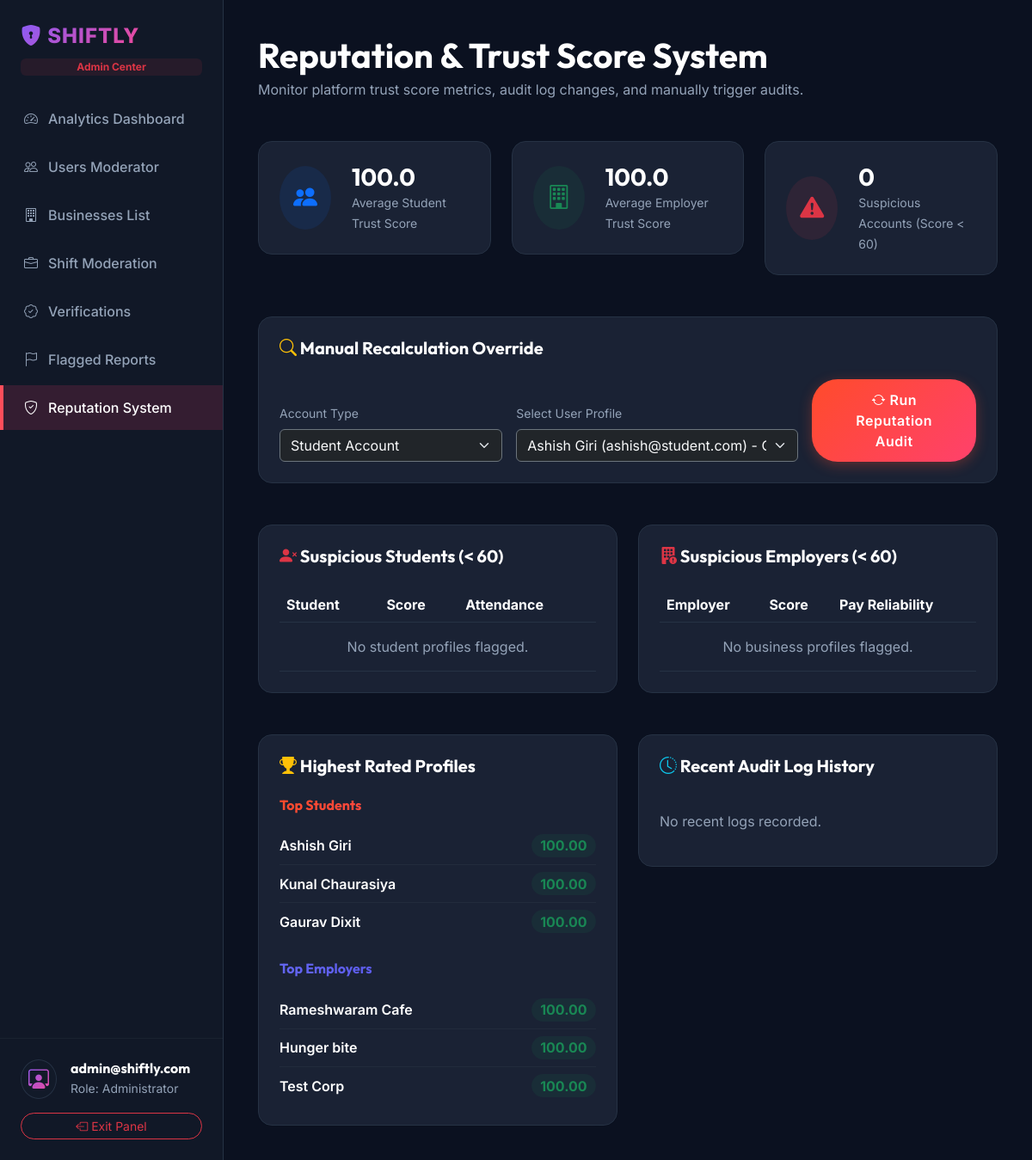
The app's page /api/v1/adminpanel/reputation/ (signed in), older data.
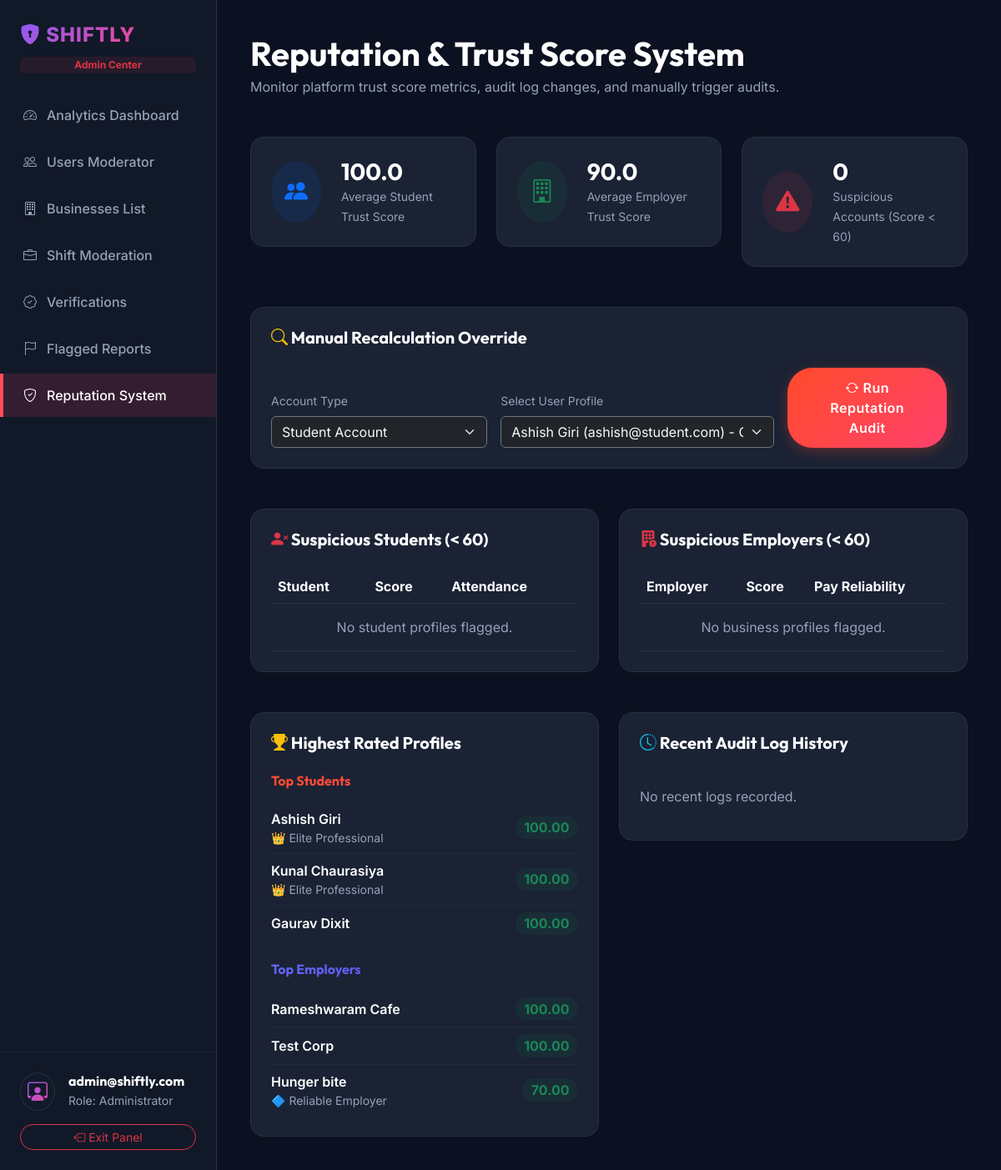
The same page, newer data.
### students/models.py (models this page shows, shortened)
class StudentProfile(models.Model):
    class Availability(models.TextChoices):
        AVAILABLE = 'available', 'Available'
        BUSY = 'busy', 'Busy'
        UNAVAILABLE = 'unavailable', 'Unavailable'
    user = models.OneToOneField(settings.AUTH_USER_MODEL, on_delete=models.CASCADE, related_name='student_profile')
    first_name = models.CharField(max_length=100)
    last_name = models.CharField(max_length=100)
    bio = models.TextField(blank=True, null=True)
    resume = models.FileField(
        upload_to='resumes/',
        blank=True,
        null=True,
        validators=[validate_file_size, validate_resume_extension]
    )
    resume_url = models.URLField(max_length=255, blank=True, null=True)
    portfolio_file = models.FileField(
        upload_to='portfolios/',
        blank=True,
        null=True,
        validators=[validate_file_size, validate_portfolio_extension]
    )
    profile_picture_url = models.URLField(max_length=255, blank=True, null=True)
    reputation_score = models.DecimalField(max_digits=5, decimal_places=2, default=100.00)
    hourly_rate_expectation = models.DecimalField(max_digits=10, decimal_places=2, default=0.00)
    availability_status = models.CharField(max_length=20, choices=Availability.choices, default=Availability.AVAILABLE)
    latitude = models.DecimalField(max_digits=10, decimal_places=8, null=True, blank=True)
    longitude = models.DecimalField(max_digits=11, decimal_places=8, null=True, blank=True)
    preferred_location = models.CharField(max_length=255, null=True, blank=True)
    last_location_update = models.DateTimeField(null=True, blank=True)
    created_at = models.DateTimeField(auto_now_add=True)
    updated_at = models.DateTimeField(auto_now=True)

### businesses/models.py (models this page shows, shortened)
class BusinessProfile(models.Model):
    class VerificationStatus(models.TextChoices):
        PENDING = 'pending', 'Pending'
        VERIFIED = 'verified', 'Verified'
        REJECTED = 'rejected', 'Rejected'
    user = models.OneToOneField(settings.AUTH_USER_MODEL, on_delete=models.CASCADE, related_name='business_profile')
    company_name = models.CharField(max_length=150)
    company_logo_url = models.URLField(max_length=255, blank=True, null=True)
    website_url = models.URLField(max_length=255, blank=True, null=True)
    description = models.TextField(blank=True, null=True)
    industry = models.CharField(max_length=100)
    business_registration_no = models.CharField(max_length=50, unique=True)
    tax_id = models.CharField(max_length=50, blank=True, null=True)
    verification_status = models.CharField(
        max_length=20,
        choices=VerificationStatus.choices,
        default=VerificationStatus.PENDING
    )
    reputation_score = models.DecimalField(max_digits=5, decimal_places=2, default=100.00)
    latitude = models.DecimalField(max_digits=10, decimal_places=8, null=True, blank=True)
    longitude = models.DecimalField(max_digits=11, decimal_places=8, null=True, blank=True)
    created_at = models.DateTimeField(auto_now_add=True)
    updated_at = models.DateTimeField(auto_now=True)

### ratings/models.py (models this page shows, shortened)
class StudentReputation(models.Model):
    student = models.OneToOneField(StudentProfile, on_delete=models.CASCADE, related_name='reputation')
    attendance_rate = models.DecimalField(max_digits=5, decimal_places=2, default=100.00)
    punctuality_rate = models.DecimalField(max_digits=5, decimal_places=2, default=100.00)
    completion_rate = models.DecimalField(max_digits=5, decimal_places=2, default=100.00)
    cancellation_rate = models.DecimalField(max_digits=5, decimal_places=2, default=0.00)
    professional_score = models.DecimalField(max_digits=5, decimal_places=2, default=100.00)
    average_rating = models.DecimalField(max_digits=3, decimal_places=2, default=5.00)
    experience_bonus = models.IntegerField(default=0)
    reputation_score = models.IntegerField(default=100)
    last_updated = models.DateTimeField(auto_now=True)
    @property
    def trust_badge(self):
        score = self.reputation_score
        if score >= 95:
            return "👑 Elite Professional"
        elif score >= 90:
            return "🏆 Gold Worker"
        elif score >= 80:
            return "⭐ Trusted Worker"
        elif score >= 70:
            return "🔷 Reliable Worker"
        elif score >= 60:
            return "🟡 Improving"
        else:
            return "🔴 Needs Improvement"

class BusinessReputation(models.Model):
    business = models.OneToOneField(BusinessProfile, on_delete=models.CASCADE, related_name='reputation')
    average_rating = models.DecimalField(max_digits=3, decimal_places=2, default=5.00)
    payment_timeliness_rate = models.DecimalField(max_digits=5, decimal_places=2, default=100.00)
    job_accuracy_rate = models.DecimalField(max_digits=5, decimal_places=2, default=100.00)
    cancellation_rate = models.DecimalField(max_digits=5, decimal_places=2, default=0.00)
    complaint_resolution_rate = models.DecimalField(max_digits=5, decimal_places=2, default=100.00)
    reputation_score = models.IntegerField(default=100)
    last_updated = models.DateTimeField(auto_now=True)
    @property
    def trust_badge(self):
        score = self.reputation_score
        if score >= 95:
            return "👑 Elite Employer"
        elif score >= 90:
            return "🏆 Gold Employer"
        elif score >= 80:
            return "⭐ Trusted Employer"
        elif score >= 70:
            return "🔷 Reliable Employer"
        elif score >= 60:
            return "🟡 Improving"
        else:
            return "🔴 Needs Improvement"

### adminpanel/views.py (the view)
# urls.py: path('reputation/', AdminReputationView.as_view(), name='admin_reputation'),
class AdminReputationView(AdminRequiredMixin, TemplateView):
    template_name = 'adminpanel/reputation.html'
    def get_context_data(self, **kwargs):
        context = super().get_context_data(**kwargs)
        avg_student_score = StudentProfile.objects.aggregate(avg=Avg('reputation_score'))['avg'] or 100.0
        avg_business_score = BusinessProfile.objects.aggregate(avg=Avg('reputation_score'))['avg'] or 100.0
        suspicious_student_count = StudentProfile.objects.filter(reputation_score__lt=60).count()
        suspicious_business_count = BusinessProfile.objects.filter(reputation_score__lt=60).count()
        highest_students = StudentProfile.objects.select_related('reputation').order_by('-reputation_score')[:5]
        lowest_students = StudentProfile.objects.select_related('reputation').order_by('reputation_score')[:5]
        highest_businesses = BusinessProfile.objects.select_related('reputation').order_by('-reputation_score')[:5]
        lowest_businesses = BusinessProfile.objects.select_related('reputation').order_by('reputation_score')[:5]
        suspicious_students = StudentProfile.objects.filter(reputation_score__lt=60).select_related('reputation')
        suspicious_businesses = BusinessProfile.objects.filter(reputation_score__lt=60).select_related('reputation')
        student_history = StudentReputationHistory.objects.select_related('student').order_by('-created_at')[:15]
        business_history = BusinessReputationHistory.objects.select_related('business').order_by('-created_at')[:15]
        all_students = StudentProfile.objects.all().order_by('first_name')
        all_businesses = BusinessProfile.objects.all().order_by('company_name')
        context.update({
            'avg_student_score': avg_student_score,
            'avg_business_score': avg_business_score,
            'suspicious_count': suspicious_student_count + suspicious_business_count,
            'highest_students': highest_students,
            'lowest_students': lowest_students,
            'highest_businesses': highest_businesses,
            'lowest_businesses': lowest_businesses,
            'suspicious_students': suspicious_students,
            'suspicious_businesses': suspicious_businesses,
            'student_history': student_history,
            'business_history': business_history,
            'all_students': all_students,
            'all_businesses': all_businesses,
        })
        return context

### adminpanel/views.py (called while the page is built)
    def dispatch(self, request, *args, **kwargs):
        if not request.user.is_authenticated:
            return self.handle_no_permission()
        if request.user.role != 'admin':
            raise PermissionDenied("Only administrators can access this area.")
        return super().dispatch(request, *args, **kwargs)

### templates/adminpanel/reputation.html (shortened to what the changed rows need)
{% extends 'adminpanel/base.html' %}
{% block content %}
<div class="container-fluid p-0">
    <div class="mb-5 d-flex justify-content-between align-items-center">
        <div>
            <h1 class="text-white mb-1">Reputation & Trust Score System</h1>
        </div>
    </div>
    <div class="row g-4 mb-5">
        <div class="col-xl-4 col-md-6">
            <div class="dash-card p-4 d-flex align-items-center gap-4">
                <div>
                    <h3 class="text-white mb-0">{{ avg_business_score|floatformat:1 }}</h3>
                    <small class="text-muted">Average Employer Trust Score</small>
                </div>
            </div>
        </div>
    </div>
    <div class="row g-4 mb-5">
        <div class="col-md-6">
            <div class="dash-card p-4 h-100">
                <div class="table-responsive">
                    <table class="table table-dark table-hover align-middle mb-0" style="--bs-table-bg: transparent; --bs-table-border-color: var(--dark-border);">
                        <thead>
                            <tr class="text-muted">
                                <th>Student</th>
                                <th>Score</th>
                                <th>Attendance</th>
                            </tr>
                        </thead>
                    </table>
                </div>
            </div>
        </div>
        <div class="col-md-6">
            <div class="dash-card p-4 h-100">
                <div class="table-responsive">
                    <table class="table table-dark table-hover align-middle mb-0" style="--bs-table-bg: transparent; --bs-table-border-color: var(--dark-border);">
                        <thead>
                            <tr class="text-muted">
                                <th>Employer</th>
                                <th>Score</th>
                                <th>Pay Reliability</th>
                            </tr>
                        </thead>
                    </table>
                </div>
            </div>
        </div>
    </div>
    <div class="row g-4">
        <div class="col-lg-6">
            <div class="dash-card p-4">
                <ul class="list-group list-group-flush bg-transparent mb-4">
                    {% for s in highest_students %}
                        <li class="list-group-item bg-transparent text-white border-secondary border-opacity-10 px-0 d-flex justify-content-between align-items-center">
                            <div>
                                <span class="fw-semibold">{{ s.first_name }} {{ s.last_name }}</span>
                                <small class="text-muted d-block">{{ s.reputation.trust_badge }}</small>
                            </div>
                            <span class="badge bg-success bg-opacity-10 text-success rounded-pill fs-6">{{ s.reputation_score }}</span>
                        </li>
                    {% endfor %}
                </ul>
                <ul class="list-group list-group-flush bg-transparent">
                    {% for b in highest_businesses %}
                        <li class="list-group-item bg-transparent text-white border-secondary border-opacity-10 px-0 d-flex justify-content-between align-items-center">
                            <div>
                                <span class="fw-semibold">{{ b.company_name }}</span>
                                <small class="text-muted d-block">{{ b.reputation.trust_badge }}</small>
                            </div>
                            <span class="badge bg-success bg-opacity-10 text-success rounded-pill fs-6">{{ b.reputation_score }}</span>
                        </li>
                    {% endfor %}
                </ul>
            </div>
        </div>
    </div>
</div>
{% endblock %}

Row changes from the older to the newer data that the page shows:
changed StudentProfile "Ashish": reputation.trust_badge (not shown) → "👑 Elite Professional"
shown differently, row unchanged: StudentProfile "Kunal": reputation.trust_badge (not shown) → "👑 Elite Professional"
shown differently, row unchanged: BusinessProfile "Test Corp": moves up the list
changed BusinessProfile "Hunger bite": reputation.trust_badge (not shown) → "🔷 Reliable Employer"; reputation_score "100.00" → "70.00"
Text that changed along with them:
{{ avg_business_score|floatformat:1 }}: "100.0" → "90.0"
